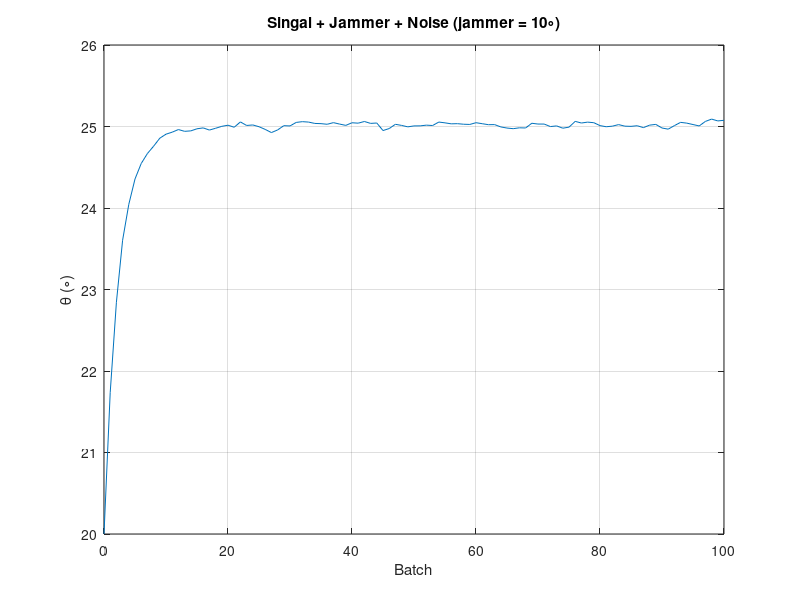

MATLAB code to generate this figure:
clear
SENSOR_NUM = 8;
MARGIN = 0.5;
SNR = 10;
JNR = 15;
SNAPSHOTS = 1000;
BEAM_DIR = 20;

theta_s = 25;
theta_j = 10;
amp_s = sqrt(10^(SNR/10));
amp_j = sqrt(10^(JNR/10));
covMat_n = eye(SENSOR_NUM);

f = 10e6;
fs = 2.5*f;
Ts = (0:SNAPSHOTS - 1)'/fs;

signal = amp_s*exp(1j*2*pi*f*Ts + 2*pi*rand(SNAPSHOTS, 1));
jammer = amp_j*exp(1j*2*pi*f*Ts + 2*pi*rand(SNAPSHOTS, 1));
noise = randn(SENSOR_NUM, SNAPSHOTS) + 1j*randn(SENSOR_NUM, SNAPSHOTS);
sv_s = exp(-1j*2*pi*MARGIN*(0:SENSOR_NUM - 1)'*sind(theta_s));
sv_j = exp(-1j*2*pi*MARGIN*(0:SENSOR_NUM - 1)'*sind(theta_j));
samples = sv_s*signal.' + sv_j*jammer.' + noise;
covMat_n = covMat_n + (sv_j*jammer.')*(sv_j*jammer.')'/SNAPSHOTS;

%------MBGD-------%
BATCH = 100;
BATCH_SIZE = SNAPSHOTS/BATCH;
theta = BEAM_DIR;
sine = sind(theta);
theta_hat = theta;
for batch = 1:BATCH
    dir = 0;
    for n = 1:BATCH_SIZE
        sv = exp(-1j*2*pi*MARGIN*(0:SENSOR_NUM - 1)'*sine);
        w = pinv(sqrt(sv'*pinv(covMat_n)*sv))*pinv(covMat_n)*sv;
        dSv = (-1j*2*pi*MARGIN*(0:SENSOR_NUM - 1)').*sv;
        d2Sv = pinv(covMat_n)*dSv*sqrt(sv'*pinv(covMat_n)*sv);
        mu = real((dSv'*pinv(covMat_n)*sv)/(sv'*pinv(covMat_n)*sv));
        dLf = 2*(real((d2Sv'*samples(:, (batch - 1)*BATCH_SIZE + n))/(w'*samples(:, (batch - 1)*BATCH_SIZE + n))) - mu);
        d2Lf = 2*mu^2 - (2*d2Sv'*dSv)/(w'*sv);
        dir = dir + pinv(d2Lf)*dLf;
    end
    sine = sine - dir/BATCH_SIZE;
    theta_hat = [theta_hat; asind(abs(sine))];
end

%-------SGD--------%
% for n = 1:SNAPSHOTS
%     sv = exp(-1j*2*pi*MARGIN*(0:SENSOR_NUM - 1)'*sine);
%     w = pinv(sqrt(sv'*pinv(covMat_n)*sv))*pinv(covMat_n)*sv;
%     dSv = (-1j*2*pi*MARGIN*(0:SENSOR_NUM - 1)').*sv;
%     d2Sv = pinv(covMat_n)*dSv*sqrt(sv'*pinv(covMat_n)*sv);
%     mu = real((dSv'*pinv(covMat_n)*sv)/(sv'*pinv(covMat_n)*sv));
%     dLf = 2*(real((d2Sv'*samples(:, n))/(w'*samples(:, n))) - mu);
%     d2Lf = 2*mu^2 - (2*d2Sv'*dSv)/(w'*sv);
%     sine = sine - pinv(d2Lf)*dLf;
%     theta_hat = [theta_hat; asind(abs(sine))];
% end

% plot((0:SNAPSHOTS)', theta_hat)
% grid on
% xlabel('Itrations')
% ylabel('\theta (\circ)')
% title('Singal + Jammer + Noise')

plot((0:BATCH)', theta_hat)
grid on
xlabel('Batch')
ylabel('\theta (\circ)')
title('Singal + Jammer + Noise (jammer = 10\circ)')
